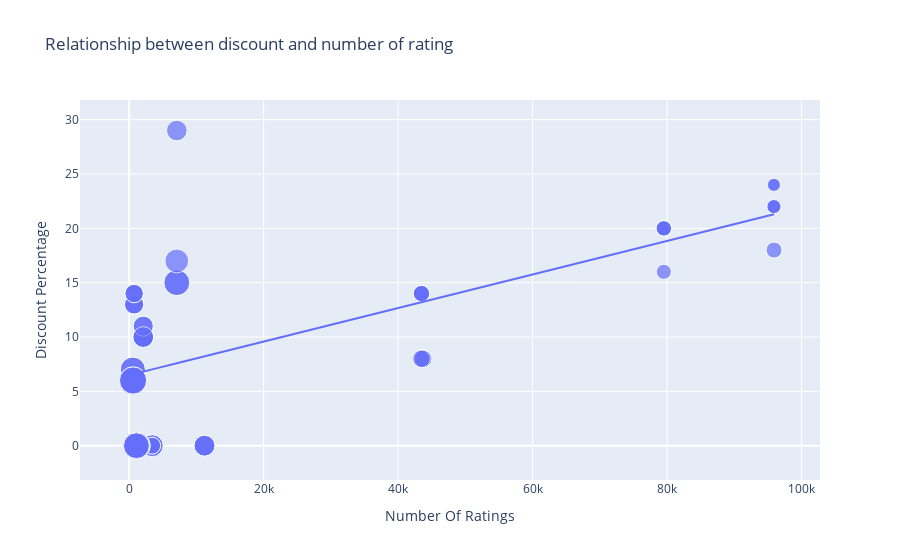

Notebook cell for this chart:
### Markdown cell above
# Relationship between Discount Percentage and the number of ratings on Flipkart?

### Code cell
figure=px.scatter(data_frame=df, x="Number Of Ratings", y="Discount Percentage", size="Sale Price", trendline='ols', title="Relationship between discount and number of rating")
figure.show()

### Figure 1 — Plotly figure (JSON) as saved in the notebook; plotly's stock layout.template omitted (floating-point values rounded to 4 significant figures)
{"data": [{"hovertemplate": "Number Of Ratings=%{x}<br>Discount Percentage=%{y}<br>Sale Price=%{marker.size}<extra></extra>", "legendgroup": "", "marker": {"color": "#636efa", "size": [49900, 84900, 84900, 77000, 77000, 49900, 49900, 77000, 89900, 41999, 39999, 41999, 41999, 41999, 131900, 117100, 131900, 117100, 74999, 117900, 117100, 117900, 99900, 44999, 140900, 130900, 64900, 120900, 59900, 75900, 110900, 130900, 120900, 64900, 64900, 75900, 75900, 120900, 59900, 120900, 75900, 140900, 70900, 70900, 75900, 59900, 110900, 120900, 130900, 130900, 54999, 54999, 29999, 34999, 34999, 34999, 54999, 29999, 46999, 46999, 46999, 46999], "sizemode": "area", "sizeref": 352.2, "symbol": "circle"}, "mode": "markers", "name": "", "orientation": "v", "showlegend": false, "type": "scatter", "x": [3431, 3431, 3431, 11202, 11202, 3431, 3431, 11202, 1454, 79512, 79512, 79582, 79512, 79512, 1078, 1078, 1078, 1078, 7088, 7088, 1078, 7088, 7081, 95909, 542, 580, 740, 545, 740, 2101, 545, 580, 580, 730, 730, 2101, 2101, 580, 740, 580, 2092, 545, 2101, 2092, 2101, 740, 545, 580, 580, 580, 43707, 43707, 95807, 95909, 95807, 95909, 43470, 95909, 43470, 43470, 43470, 43470], "xaxis": "x", "y": [0, 0, 0, 0, 0, 0, 0, 0, 0, 20, 16, 20, 20, 20, 0, 0, 0, 0, 29, 15, 0, 15, 17, 18, 6, 6, 13, 6, 14, 10, 7, 6, 6, 13, 13, 10, 10, 6, 14, 6, 10, 6, 11, 11, 10, 14, 7, 6, 6, 6, 8, 8, 24, 22, 22, 22, 8, 24, 14, 14, 14, 14], "yaxis": "y"}, {"hovertemplate": "<b>OLS trendline</b><br>Discount Percentage = 0.000154292 * Number Of Ratings + 6.49233<br>R<sup>2</sup>=0.468988<br><br>Number Of Ratings=%{x}<br>Discount Percentage=%{y} <b>(trend)</b><extra></extra>", "legendgroup": "", "marker": {"color": "#636efa", "symbol": "circle"}, "mode": "lines", "name": "", "showlegend": false, "type": "scatter", "x": [542, 545, 545, 545, 545, 580, 580, 580, 580, 580, 580, 580, 580, 730, 730, 740, 740, 740, 740, 1078, 1078, 1078, 1078, 1078, 1454, 2092, 2092, 2101, 2101, 2101, 2101, 2101, 3431, 3431, 3431, 3431, 3431, 7081, 7088, 7088, 7088, 11202, 11202, 11202, 43470, 43470, 43470, 43470, 43470, 43707, 43707, 79512, 79512, 79512, 79512, 79582, 95807, 95807, 95909, 95909, 95909, 95909], "xaxis": "x", "y": [6.576, 6.576, 6.576, 6.576, 6.576, 6.582, 6.582, 6.582, 6.582, 6.582, 6.582, 6.582, 6.582, 6.605, 6.605, 6.607, 6.607, 6.607, 6.607, 6.659, 6.659, 6.659, 6.659, 6.659, 6.717, 6.815, 6.815, 6.816, 6.816, 6.816, 6.816, 6.816, 7.022, 7.022, 7.022, 7.022, 7.022, 7.585, 7.586, 7.586, 7.586, 8.221, 8.221, 8.221, 13.2, 13.2, 13.2, 13.2, 13.2, 13.24, 13.24, 18.76, 18.76, 18.76, 18.76, 18.77, 21.27, 21.27, 21.29, 21.29, 21.29, 21.29], "yaxis": "y"}], "layout": {"legend": {"itemsizing": "constant", "tracegroupgap": 0}, "title": {"text": "Relationship between discount and number of rating"}, "xaxis": {"anchor": "y", "domain": [0, 1], "title": {"text": "Number Of Ratings"}}, "yaxis": {"anchor": "x", "domain": [0, 1], "title": {"text": "Discount Percentage"}}}}
